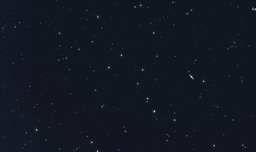
#> input picture ST_db2.png, 256 x 152 px, shrunk from 2102 x 1246 before the run
$ jupyter execute --allow-errors stars_tracker_colab.ipynb
#> lines starting #> are read from the running program, lines starting #| are printed output that depends on the picture; after the words box and inside, x2 and y2 are one past the last pixel; in counts of white or black regions, pixels touching at a corner belong together
<a href="https://colab.research.google.com/github/BarNahmias/stars_tracker/blob/main/stars_tracker_colab.ipynb" target="_parent"></a>

# **star tracker**

Algorithm description

An algorithm for solving the problem of matching stars between two images and finding the transition matrix between them

**Step 1:** Image processing and finding the coordinates of the constellation
in both images

**Step B:** Using the **ransac** algorithm to find a straight line passing      between two stars and between them a maximal constellation A

**Step C:** Searching for a straight line with a maximally similar constellation B (from step B)

**Step D:** Performing a linear transformation between the two constellations each by 4 points
**Step E:** Finding a match between group A after the transformation and group B

# New Section

**Extracting coordinates of stars from an image**

[cell 1]
import random
import cv2
import numpy as np

[cell 2]
# margin range 0.0-0.499..
# [41 lines left out: functions remove_edge_stars, process_image, not called in this run]

Processes the image, finds stars and paints them white

[cell 3]
# [13 lines left out: function main, not called in this run]

x:  {16.564708709716797} y:  {259.44903564453125} r:  {1.738549828529358} b:  {0.022378353402018547}
x:  {22.376008987426758} y:  {229.9370880126953} r:  {1.7459964752197266} b:  {0.024086248129606247}
x:  {22.512048721313477} y:  {1118.5120849609375} r:  {1.7228845357894897} b:  {0.02494100295007229}
x:  {27.68964958190918} y:  {967.1912841796875} r:  {1.7283573150634766} b:  {0.00801833439618349}
x:  {28.512048721313477} y:  {141.51205444335938} r:  {1.7228845357894897} b:  {0.02494100295007229}
x:  {29.630290985107422} y:  {681.8135375976562} r:  {1.7254610061645508} b:  {0.006191962398588657}
x:  {33.51205062866211} y:  {704.5120239257812} r:  {1.7228845357894897} b:  {0.02494100295007229}
x:  {34.69218063354492} y:  {781.6028442382812} r:  {1.6924593448638916} b:  {0.008472414687275887}
x:  {36.51205062866211} y:  {300.5120544433594} r:  {1.7228845357894897} b:  {0.02494100295007229}
x:  {44.44902038574219} y:  {203.56471252441406} r:  {1.7385412454605103} b:  {0.02237836644053459}
x:  {49.5647087097168} y:  {1198.448974609375} r:  {1.738549828529358} b:  {0.022378353402018547}
x:  {56.69084930419922} y:  {424.305908203125} r:  {1.7300567626953125} b:  {0.0080299973487854}
x:  {75.69218444824219} y:  {152.60281372070312} r:  {1.6924593448638916} b:  {0.008472414687275887

## **Star tracker code**

[cell 4]
import random
import cv2
import numpy as np

# margin range 0.0-0.499..
def remove_edge_stars(keypoints, width, height, margin=0.1):
    # Define the range of x and y coordinates to include
    range_x = (int(width * margin), int(width * (1 - margin)))
    range_y = (int(height * margin), int(height * (1 - margin)))

    # Filter out keypoints that are outside the defined range
    filtered = [kp for kp in keypoints if range_x[0] <= kp.pt[0] <= range_x[1] and range_y[0] <= kp.pt[1] <= range_y[1]]

    return filtered

def process_image(image_path):
    # Load the image and convert to grayscale
    img = cv2.imread(image_path, cv2.IMREAD_GRAYSCALE)

    # Apply a 5x5 Gaussian blur to the image
    img_blur = cv2.GaussianBlur(img, (5, 5), 0)

    # Apply Canny edge detection with threshold values of 100 and 200
    filtered_img = cv2.Canny(img_blur, 100, 200)

    # Detect keypoints using SIFT
    sift = cv2.SIFT_create(sigma=1.6, edgeThreshold=20, contrastThreshold=0.07, nOctaveLayers=15)
    keypoints = sift.detect(filtered_img, None)

    # Remove keypoints that are too close to each other
    min_distance = 20  # minimum distance between keypoints
    filtered_keypoints = []
    for i, kp1 in enumerate(keypoints):
        is_close = False
        for kp2 in filtered_keypoints:
            distance = ((kp1.pt[0] - kp2.pt[0]) ** 2 + (kp1.pt[1] - kp2.pt[1]) ** 2) ** 0.5
            if distance < min_distance:
                is_close = True
                break
        if not is_close:
            filtered_keypoints.append(kp1)

    # Draw keypoints on the filtered image
    img_with_keypoints = cv2.drawKeypoints(filtered_img, filtered_keypoints, None, color=(255, 255, 255))

    return img_with_keypoints, filtered_keypoints

def ransac(keypoints, range_value, max_iterations):
    best_inliers = []
    best_p1 = None
    best_p2 = None

    for i in range(max_iterations):
        # Select 2 points at random
        p1, p2 = random.sample(keypoints, 2)

        # Compute slope and intercept of the line connecting the two points
        x1, y1 = p1.pt
        x2, y2 = p2.pt
        if x2 - x1 == 0:
            continue
        slope = (y2 - y1) / (x2 - x1)
        intercept = y1 - slope * x1

        # Find the inliers that lie within the range and between the two points
        inliers = []
        for kp in keypoints:
            x, y = kp.pt
            if abs(y - (slope * x + intercept)) < range_value:
                if x1 <= x <= x2 or x2 <= x <= x1:
                    inliers.append(kp)

        # Update the best set of inliers found so far
        if len(inliers) > len(best_inliers):
            best_inliers = inliers
            best_p1 = p1
            best_p2 = p2

    return len(best_inliers), best_inliers, best_p1, best_p2

def ransac_match(keypoints, range_value, max_iterations, inlier_count, delta):
    best_inliers = []
    best_p1 = None
    best_p2 = None

    for i in range(max_iterations):
        # Select 2 points at random
        p1, p2 = random.sample(keypoints, 2)

        # Compute slope and intercept of the line connecting the two points
        x1, y1 = p1.pt
        x2, y2 = p2.pt
        if x2 - x1 == 0:
            continue
        slope = (y2 - y1) / (x2 - x1)
        intercept = y1 - slope * x1

        # Find the inliers that lie within the range and between the two points
        inliers = []
        for kp in keypoints:
            x, y = kp.pt
            if abs(y - (slope * x + intercept)) < range_value:
                if x1 <= x <= x2 or x2 <= x <= x1:
                    inliers.append(kp)

        # Update the best set of inliers found so far
        if len(inliers) > len(best_inliers):
            best_inliers = inliers
            best_p1 = p1
            best_p2 = p2


        if (len(best_inliers) >= inlier_count - delta) and (len(best_inliers) >= inlier_count + delta):
            break

    return len(best_inliers), best_inliers, best_p1, best_p2

def draw_image(image, group_a_pts, group_b_pts, p1, p2):
    # Make a copy of the input image so we don't modify the original
    img = image.copy()

    # Draw group A points in yellow
    for pt in group_a_pts:
        cv2.circle(img, (int(pt.pt[0]), int(pt.pt[1])), 6, (0, 255, 255), -1)
    box_size = 10

    # Draw group B points in blue
    for pt in group_b_pts:
        cv2.circle(img, (int(pt.pt[0]), int(pt.pt[1])), 3, (255, 0, 0), -1)
        cv2.rectangle(img, (int(pt.pt[0]-10), int(pt.pt[1]-box_size)), (int(pt.pt[0]+box_size), int(pt.pt[1]+box_size)), (0, 255, 0), 2)
    # Draw a green square around points p1 and p2
    cv2.rectangle(img, (int(p1.pt[0]-box_size), int(p1.pt[1]-box_size)), (int(p1.pt[0]+box_size), int(p1.pt[1]+box_size)), (0, 255, 0), 2)
    cv2.rectangle(img, (int(p2.pt[0]-box_size), int(p2.pt[1]-box_size)), (int(p2.pt[0]+box_size), int(p2.pt[1]+box_size)), (0, 255, 0), 2)

    # Draw a red line between points p1 and p2
    cv2.line(img, (int(p1.pt[0]), int(p1.pt[1])), (int(p2.pt[0]), int(p2.pt[1])), (0, 0, 255), 2)
    image_with_lines_resized = cv2.resize(img, (0, 0), fx=0.30, fy=0.30)

    return image_with_lines_resized

# [39 lines left out: functions draw_image_match, transform_keypoints, find_shared_keypoints, not called in this run]

def main():
    # Load the image and convert to grayscale
    image_path='ST_db2.png'
    img ,keypoints = process_image(image_path)
#> in process_image, `filtered_img = cv2.Canny(img_blur, 100, 200)`:
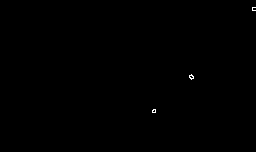
#> filtered_img: shape (152, 256); 0.1% white in thin lines or dots, all inside (x1, y1, x2, y2) = (152, 7, 256, 113)
#> in process_image, `keypoints = sift.detect(filtered_img, None)`: keypoints = 43 keypoints; strongest (x, y, size): (191, 77, 1.7), (253, 8, 1.7), (253, 10, 1.7), (191, 75, 1.8)
#> the loop in process_image, `for i, kp1 in enumerate(keypoints):` made 43 passes
#> kp1 on passes 1 to 12: keypoint at (150.7, 111.2), size 1.8, keypoint at (152.5, 112), size 1.7, keypoint at (152.5, 112), size 1.7, keypoint at (152.5, 110.4), size 1.7, keypoint at (152.5, 110.4), size 1.7, keypoint at (153.4, 109.5), size 1.7, keypoint at (153.4, 109.5), size 1.7, keypoint at (153.8, 110.8), size 3.9, keypoint at (153.8, 110.8), size 3.9, keypoint at (153.8, 110.8), size 3.9, keypoint at (153.8, 110.8), size 3.9, keypoint at (153.8, 110.8), size 3.9
#> after the loop in process_image, `for i, kp1 in enumerate(keypoints):`: filtered_keypoints = 3 keypoints; (x, y, size): (253, 8, 1.7), (188, 76, 1.8), (151, 111, 1.8)
#> keypoints has the same summary as filtered_keypoints in process_image

    # Filter out keypoints on the edges of the image
    keypoints = remove_edge_stars(keypoints, img.shape[1], img.shape[0])
#> in remove_edge_stars, `filtered = [kp for kp in keypoints if range_x[0] <= kp.pt[0] <= range_..`: filtered = 2 keypoints; (x, y, size): (188, 76, 1.8), (151, 111, 1.8)
#> keypoints has the same summary as filtered in remove_edge_stars

    # Fit a line to the remaining keypoints using RANSAC
    # inliers_count, slope, intercept, inliers, p1, p2= ransac(keypoints, 100, 10000)
    inliers_count,inliers, p1, p2= ransac(keypoints, 100, 1000000)
#> the loop in ransac, `for i in range(max_iterations):` made 1000000 passes
#> (x1, y1, x2, y2, best_p1, best_p2) on pass 1: (187.7, 76.3, 150.7, 111.2, keypoint at (187.7, 76.3), size 1.8, keypoint at (150.7, 111.2), size 1.8)
#> (p1, p2, x1, y1, x2, y2) on passes 2 to 7: (keypoint at (150.7, 111.2), size 1.8, keypoint at (187.7, 76.3), size 1.8, 150.7, 111.2, 187.7, 76.3), (keypoint at (187.7, 76.3), size 1.8, keypoint at (150.7, 111.2), size 1.8, 187.7, 76.3, 150.7, 111.2), (keypoint at (187.7, 76.3), size 1.8, keypoint at (150.7, 111.2), size 1.8, 187.7, 76.3, 150.7, 111.2), (keypoint at (187.7, 76.3), size 1.8, keypoint at (150.7, 111.2), size 1.8, 187.7, 76.3, 150.7, 111.2), (keypoint at (150.7, 111.2), size 1.8, keypoint at (187.7, 76.3), size 1.8, 150.7, 111.2, 187.7, 76.3), (keypoint at (150.7, 111.2), size 1.8, keypoint at (187.7, 76.3), size 1.8, 150.7, 111.2, 187.7, 76.3)
#> after the loop in ransac, `for i in range(max_iterations):`: best_inliers has the same summary as filtered in remove_edge_stars
#> inliers_count = 2; inliers has the same summary as filtered in remove_edge_stars; p1 = keypoint at (187.7, 76.3), size 1.8; p2 = keypoint at (150.7, 111.2), size 1.8
    image_with_line_resized= draw_image(img,keypoints,inliers,p1,p2)
#> the loop in draw_image, `for pt in group_a_pts:` made 2 passes
#> pt on passes 1 to 2: keypoint at (150.7, 111.2), size 1.8, keypoint at (187.7, 76.3), size 1.8
#> after the loop in draw_image, `for pt in group_a_pts:`:
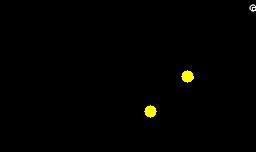
#> img: shape (152, 256, 3); mean of channels 0, 1, 2 0.2, 1.7, 1.7; drawn as B, G, R
#> the loop in draw_image, `for pt in group_b_pts:` made 2 passes
#> after the loop in draw_image, `for pt in group_b_pts:`:
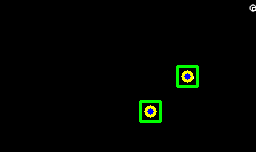
#> img: shape (152, 256, 3); 1.36% of pixels changed, all inside (x1, y1, x2, y2) = (139, 65, 199, 123); drawn as B, G, R
#> in draw_image, `cv2.line(img, (int(p1.pt[0]), int(p1.pt[1])), (int(p2.pt[0]), int(p2.p..`:
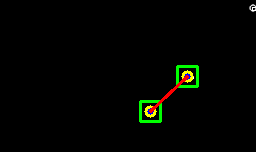
#> img: shape (152, 256, 3); 0.43% of pixels changed, all inside (x1, y1, x2, y2) = (149, 75, 189, 113); drawn as B, G, R
#> in draw_image, `image_with_lines_resized = cv2.resize(img, (0, 0), fx=0.30, fy=0.30)`:
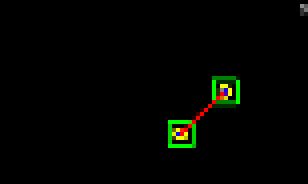
#> image_with_lines_resized: shape (46, 77, 3) (shown 4 times larger); mean of channels 0, 1, 2 0.4, 3.9, 2; drawn as B, G, R


    # Load the image and convert to grayscale
    image_path1='ST_db1.png'
    img1 ,keypoints1 = process_image(image_path1)
#> call 2 of process_image, with image_path = 'ST_db1.png'
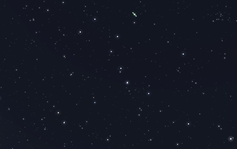
#> input picture ST_db1.png, 237 x 149 px, shrunk from 1944 x 1222 before the run
#> in process_image (call 2), `filtered_img = cv2.Canny(img_blur, 100, 200)`:
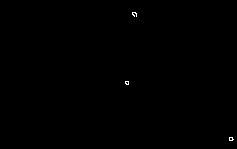
#> filtered_img: shape (149, 237); 0.11% white in thin lines or dots, all inside (x1, y1, x2, y2) = (125, 12, 234, 141)
#> in process_image (call 2), `keypoints = sift.detect(filtered_img, None)`: keypoints = 54 keypoints; strongest (x, y, size): (233, 139, 1.8), (230, 138, 1.7), (230, 140, 1.7), (134, 16, 1.7)
#> the loop in process_image (call 2), `for i, kp1 in enumerate(keypoints):` made 54 passes
#> kp1 on passes 1 to 12: keypoint at (123.7, 82.3), size 1.8, keypoint at (125.5, 81.5), size 1.7, keypoint at (125.5, 81.5), size 1.7, keypoint at (125.5, 83.1), size 1.7, keypoint at (125.5, 83.1), size 1.7, keypoint at (126.4, 84), size 1.7, keypoint at (126.4, 84), size 1.7, keypoint at (126.8, 82.7), size 3.9, keypoint at (126.8, 82.7), size 3.9, keypoint at (126.8, 82.7), size 3.9, keypoint at (126.8, 82.7), size 3.9, keypoint at (126.8, 82.7), size 3.9
#> after the loop in process_image (call 2), `for i, kp1 in enumerate(keypoints):`: filtered_keypoints = 3 keypoints; (x, y, size): (230, 140, 1.7), (124, 82, 1.8), (131, 13, 1.8)
#> keypoints1 has the same summary as filtered_keypoints in process_image
    # Filter out keypoints on the edges of the image
    keypoints1 = remove_edge_stars(keypoints1, img1.shape[1], img1.shape[0])
#> in remove_edge_stars (call 2), `filtered = [kp for kp in keypoints if range_x[0] <= kp.pt[0] <= range_..`: filtered = 1 keypoints; (x, y, size): (124, 82, 1.8)
#> keypoints1 = 1 keypoints; (x, y, size): (124, 82, 1.8)

    # Fit a line to the remaining keypoints using RANSAC
    inliers_count1, inliers1, p11, p21 = ransac_match(keypoints1, 100, 1000000,inliers_count,0)
#> after the loop in ransac_match, `for i in range(max_iterations):`: best_inliers = []
    image_with_line_resized1= draw_image(img1,keypoints1,inliers1,p11,p21)


    transformed_pts = transform_keypoints(keypoints, p1, p2, p11, p21)

    match_keypoints = find_shared_keypoints(transformed_pts,keypoints1,100)

    image_with_line_resized_match = draw_image_match(img1,keypoints1,match_keypoints)


    print(match_keypoints)
    # Show the image
    cv2.imshow('Original', image_with_line_resized)
    cv2.imshow('Opened', image_with_line_resized1)
    cv2.imshow('match', image_with_line_resized_match)

    cv2.waitKey(0)
    cv2.destroyAllWindows()

#> (the rest of this cell did not finish here and is left out)
